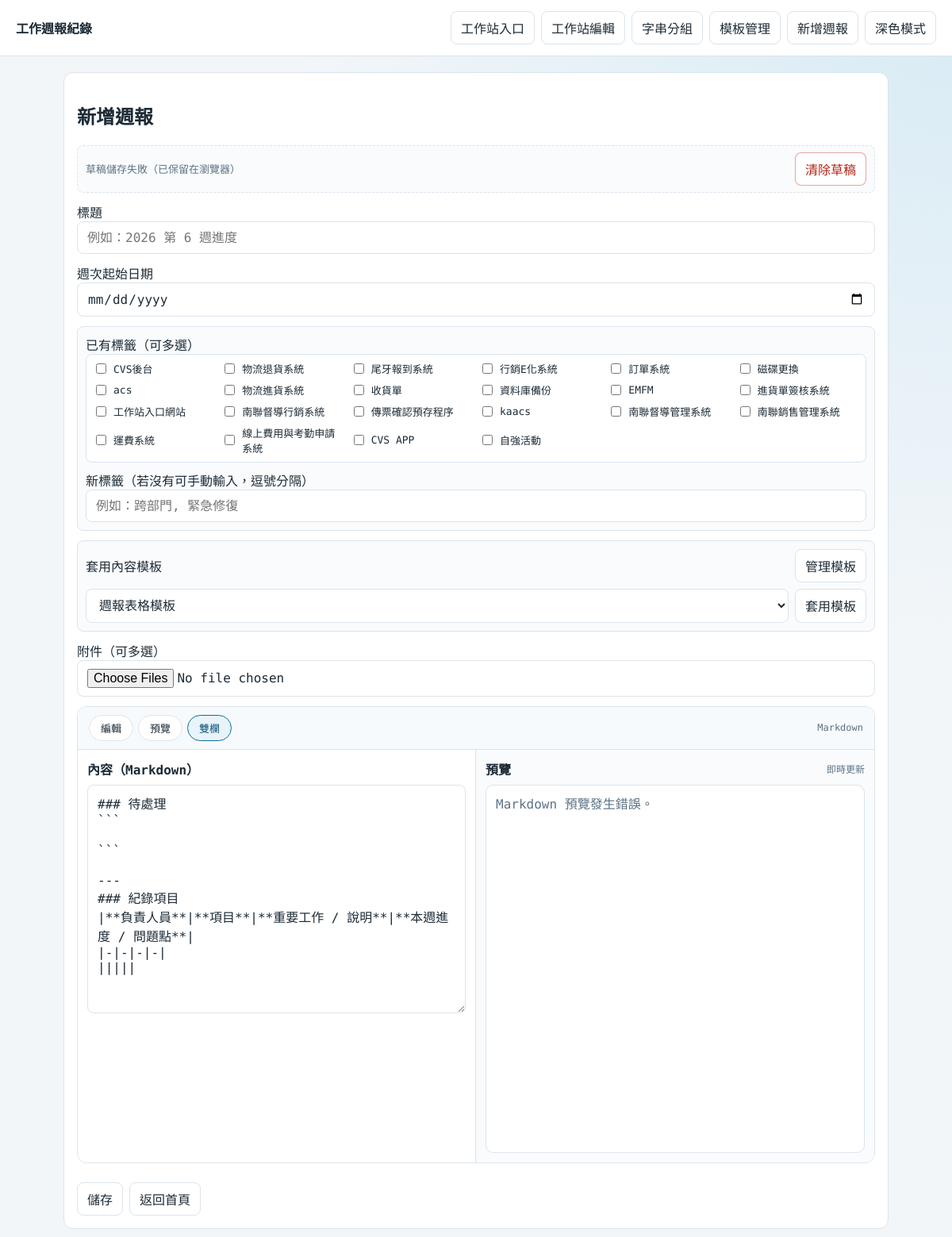
Before: /new with the older database file.
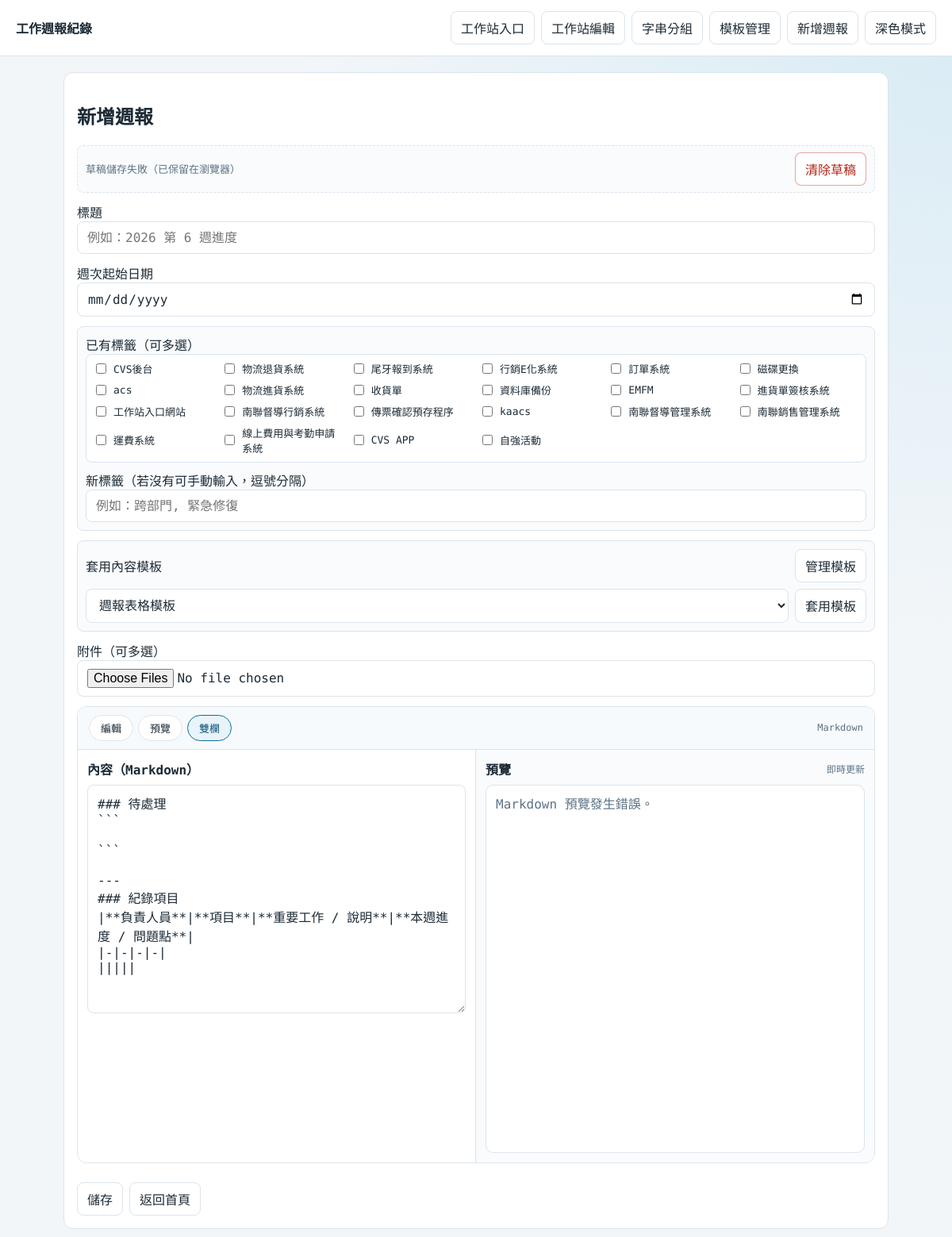
After: the same page with the newer database file.
### tables this page shows
CREATE TABLE drafts (
            id INTEGER PRIMARY KEY CHECK (id = 1),
            title TEXT DEFAULT '',
            week_start TEXT DEFAULT '',
            tags TEXT DEFAULT '',
            content_md TEXT DEFAULT '',
            updated_at TEXT NOT NULL
        );

### app.py (the view, shortened to what this page needs)
    @app.route("/new", methods=["GET", "POST"])
    def create_report():
        templates = query_content_templates()
        available_tags = get_all_tags()
        draft = get_draft_data()
        if draft:
            form = {
                "title": draft["title"],
                "week_start": draft["week_start"],
                "tags": draft["tags"],
                "content_md": draft["content_md"],
            }
        else:
            form = {"title": "", "week_start": "", "tags": "", "content_md": ""}
        return render_template(
            "form.html",
            action="new",
            form=form,
            templates=templates,
            templates_payload=[dict(row) for row in templates],
            attachments=[],
            report_id=None,
            draft=draft,
            available_tags=available_tags,
            selected_tags=get_selected_tags(form["tags"], available_tags),
            custom_tags=get_custom_tags(form["tags"], available_tags),
        )

### app.py (called while the page is built)
def get_db() -> sqlite3.Connection:
    conn = sqlite3.connect(DB_PATH)
    conn.row_factory = sqlite3.Row
    return conn

def use_google_sheets_reports() -> bool:
    return bool(os.environ.get("GOOGLE_SHEETS_REPORTS_SPREADSHEET_ID", "").strip())

def query_content_templates() -> list[sqlite3.Row]:
    return g.db.execute(
        "SELECT * FROM report_templates ORDER BY is_default DESC, updated_at DESC"
    ).fetchall()

def parse_tags(tags: str) -> list[str]:
    return [tag.strip() for tag in tags.split(",") if tag.strip()]

def get_selected_tags(tags: str, available_tags: list[str]) -> list[str]:
    selected: list[str] = []
    lookup = {tag.lower(): tag for tag in available_tags}
    for tag in parse_tags(tags):
        tag_lc = tag.lower()
        if tag_lc in lookup and lookup[tag_lc] not in selected:
            selected.append(lookup[tag_lc])
    return selected

def get_custom_tags(tags: str, available_tags: list[str]) -> str:
    available_lc = {tag.lower() for tag in available_tags}
    custom = [tag for tag in parse_tags(tags) if tag.lower() not in available_lc]
    return ", ".join(custom)

def get_draft_data() -> dict | None:
    row = g.db.execute("SELECT * FROM drafts WHERE id = 1").fetchone()
    return dict(row) if row else None

def get_tag_counts(limit: int | None = None) -> list[tuple[str, int]]:
    if use_google_sheets_reports():
        rows = load_sheet_report_rows()
        counter: Counter[str] = Counter()
        for row in rows:
            counter.update(parse_tags(row["tags"]))
        return counter.most_common(limit) if limit else counter.most_common()
    rows = g.db.execute("SELECT tags FROM reports").fetchall()
    counter: Counter[str] = Counter()
    for row in rows:
        counter.update(parse_tags(row["tags"]))
    most_common = counter.most_common(limit) if limit else counter.most_common()
    return most_common

def get_all_tags() -> list[str]:
    return [tag for tag, _count in get_tag_counts()]

### templates/form.html (shortened to what this page needs)
{% extends "base.html" %}
{% if action == 'new' %}
  {% set page_title = '新增週報' %}
{% else %}
  {% set page_title = '修改週報' %}
{% endif %}
{% block content %}
<section class="form-wrap">
  <h2>{{ page_title }}</h2>
  {% if action == 'new' %}
    <form method="post" action="{{ url_for('create_report') }}" class="report-form" data-preview-url="{{ url_for('preview_markdown') }}" data-draft-save-url="{{ url_for('save_draft') }}" data-draft-clear-url="{{ url_for('clear_draft_route') }}" data-report-id="new" enctype="multipart/form-data">
  {% else %}
    <form method="post" action="{{ url_for('edit_report', report_id=report_id) }}" class="report-form" data-preview-url="{{ url_for('preview_markdown') }}" data-report-id="{{ report_id }}" enctype="multipart/form-data">
  {% endif %}
      {% if action == 'new' %}
      <section class="draft-bar">
        <div class="draft-meta">
        </div>
        <button type="button" class="btn danger" id="clear-draft-btn">清除草稿</button>
      </section>
      {% endif %}
      <label>
        標題
        <input id="field-title" type="text" name="title" required value="{{ form.title }}" placeholder="例如：2026 第 6 週進度" />
      </label>
      <label>
        週次起始日期
        <input id="field-week-start" type="date" name="week_start" required value="{{ form.week_start }}" />
      </label>
      <section class="tag-picker">
        <label>
          已有標籤（可多選）
          <div id="field-selected-tags" class="tag-checkbox-grid">
            {% for tag_name in available_tags %}
              <label class="tag-check-item">
                <input type="checkbox" name="selected_tags" value="{{ tag_name }}" {% if tag_name in selected_tags %}checked{% endif %} />
                <span>{{ tag_name }}</span>
              </label>
            {% endfor %}
          </div>
        </label>
        <label>
          新標籤（若沒有可手動輸入，逗號分隔）
          <input id="field-custom-tags" type="text" name="custom_tags" value="{{ custom_tags }}" placeholder="例如：跨部門, 緊急修復" />
        </label>
      </section>
      {% if action == 'new' %}
      <section class="template-picker">
        <div class="template-picker-head">
          <label for="template-select">套用內容模板</label>
          <a class="btn" href="{{ url_for('manage_templates') }}">管理模板</a>
        </div>
        <div class="template-picker-row">
          <select id="template-select">
            {% for tpl in templates %}
              <option value="{{ tpl.id }}" {% if tpl.is_default %}selected{% endif %}>{{ tpl.name }}</option>
            {% endfor %}
          </select>
          <button type="button" class="btn" id="apply-template-btn">套用模板</button>
        </div>
      </section>
      {% endif %}
      <label>
        附件（可多選）
        <input type="file" name="attachments" multiple />
      </label>
      <div class="editor-shell" data-mode="both">
        <div class="editor-topbar">
          <div class="editor-tabs" role="tablist" aria-label="Markdown 編輯模式">
            <button type="button" class="editor-tab is-active" data-mode="edit" role="tab">編輯</button>
            <button type="button" class="editor-tab" data-mode="preview" role="tab">預覽</button>
            <button type="button" class="editor-tab" data-mode="both" role="tab">雙欄</button>
          </div>
          <div class="editor-meta">Markdown</div>
        </div>
        <div class="editor-body">
          <section class="editor-pane editor-pane--editor">
            <label class="editor-label" for="content-md-input">內容（Markdown）</label>
            <textarea id="content-md-input" name="content_md" rows="14" required placeholder="# 本週重點&#10;- 完成 ...&#10;- 待處理 ...">{{ form.content_md }}</textarea>
          </section>
          <section class="editor-pane editor-pane--preview">
            <div class="editor-label-row">
              <span>預覽</span>
              <span class="editor-hint">即時更新</span>
            </div>
            <div id="markdown-preview" class="markdown-body markdown-preview"></div>
          </section>
        </div>
      </div>
      <div class="actions">
        <button type="submit" class="btn">儲存</button>
        <a class="btn" href="{{ url_for('index') }}">返回首頁</a>
      </div>
    </form>
</section>
{% endblock %}

### templates/base.html (shortened to what this page needs)
<!doctype html>
<html lang="zh-Hant">
  <head>
    <link rel="stylesheet" href="{{ url_for('static', filename='style.css') }}" />
    <link rel="stylesheet" href="{{ url_for('static', filename='overrides.css') }}" />
  </head>
  <body>
    <header class="header">
      <a class="brand" href="{{ url_for('index') }}">工作週報紀錄</a>
      <nav>
        <a class="btn" href="{{ url_for('workstation_portal') }}">工作站入口</a>
        <a class="btn" href="{{ url_for('manage_workstations') }}">工作站編輯</a>
        <a class="btn" href="{{ url_for('string_group_tool') }}">字串分組</a>
        <a class="btn" href="{{ url_for('manage_templates') }}">模板管理</a>
        <a class="btn" href="{{ url_for('create_report') }}">新增週報</a>
        <button type="button" class="btn theme-toggle" id="theme-toggle" aria-pressed="false">
        </button>
      </nav>
    </header>
    <main class="container">
      {% block content %}{% endblock %}
    </main>
  </body>
</html>

### static/overrides.css (style rules this page uses)
.editor-body { position: relative; }
.editor-pane { position: relative; }

Changed rows visible on the page:
added drafts: content_md "### 待處理 ``` ``` --- ### 紀錄項目 |**負責人員**|**項目**|**重要工作 / 說明**|**本週進度 / 問題點**| |-|-|-|-| |||||"
Other visible differences:
form field content_md: "### 待處理 ``` ``` --- ### 紀錄項目 |**負責人員**|**項目**|**重要工作 / 說明**|**本週進度 / 問題點**| |-|-|-|-| |||||" → (not shown)
